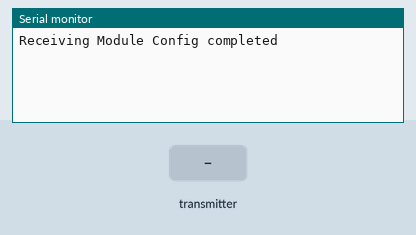
This sketch was run on a simulated Arduino Uno, built with avr-gcc and run on an emulated ATmega328P. Parts: the last lines printed to the serial monitor. The test bench sets the inputs (shaded band). No radio packets arrive unless stated.

Above: at 1.2 s.
1.3 s: the transmitter starts sending fanOn = 0
At 1.37 s:
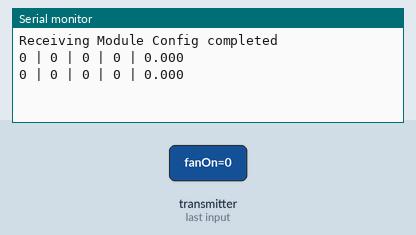
3.2 s: the transmitter starts sending heatOn = 256
At 3.27 s:
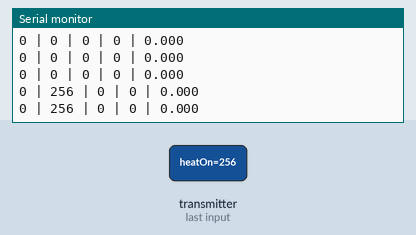
4.7 s: the transmitter starts sending coolOn = 256
At 4.71 s:
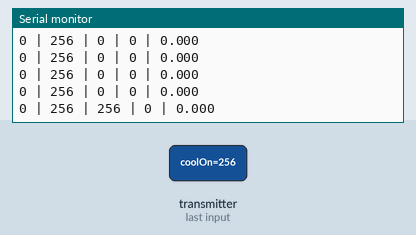
6.2 s: the transmitter starts sending heatOn = 1023
At 6.21 s:
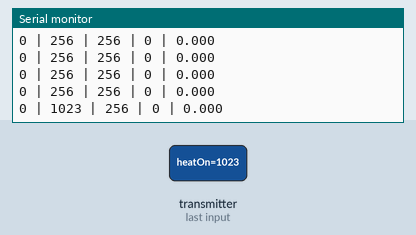
9.2 s: the transmitter starts sending auxHeatOn = 256
At 9.21 s:
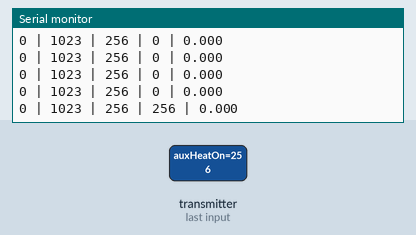
10.7 s: the transmitter starts sending temp = 25
At 10.72 s:
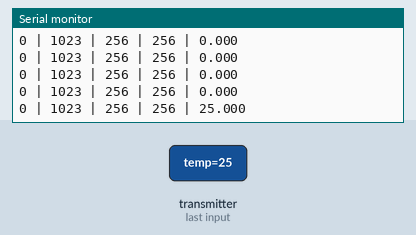
Timing chart, 0 to 13.2 s (numbered marks = the images above; inputs shaded):
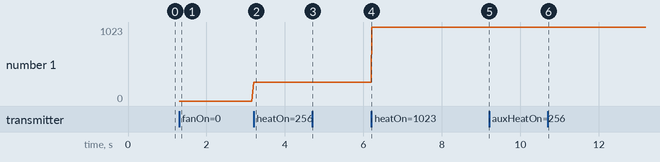

The sketch:

ThermostatMonitorReceiver.ino
```cpp
/*
 * NOTE: This starter code is from https://github.com/TMRh20/RF24/blob/master/examples/GettingStarted/GettingStarted.ino
 * Getting Started example sketch for nRF24L01+ radios
 * This is a very basic example of how to send data from one node to another
 * Updated: Dec 2014 by TMRh20
 */

#include <SPI.h>
#include "RF24.h"

bool isDebug = false;

//TODO: add this to the startup script to track the startup and shotdown times
struct DataCollection {
 int fanOn;
 int heatOn;
 int coolOn;
 int auxHeatOn;
 float temp;
 int statusCode;
 int valuesLogged;
};

/* Hardware configuration: Set up nRF24L01 radio on SPI bus plus pins 7 & 8 */
RF24 radio(7,8);
/**********************************************************/

byte moduleAddresses[][6] = {"send1","recd1"};

// Used to control whether this node is sending or receiving
bool role = 0;

void setup() {
  Serial.begin(115200);

  radio.begin();

  // Set the PA Level low to prevent power supply related issues since this is a
  // getting_started sketch, and the likelihood of close proximity of the devices. RF24_PA_MAX is default.
  radio.setPALevel(RF24_PA_LOW);

  // Open a writing and reading pipe on each radio, with opposite addresses
  radio.openWritingPipe(moduleAddresses[0]);
  radio.openReadingPipe(1,moduleAddresses[1]);

  // Start the radio listening for data
  radio.startListening();
  Serial.println("Receiving Module Config completed");
}

void loop() {

  /****************** Receive and consume data ***************************/

  if ( role == 0 ) {

    if( radio.available()){
      readData();
    }
  }

} // Loop

struct DataCollection readData() {
  DataCollection receivedData;

  while (radio.available()) {                                   // While there is data ready
    radio.read( &receivedData, sizeof(receivedData) );          // Get the payload
  }

  printData(receivedData);
}

void printData(struct DataCollection data) {

    String pipe = String(" | ");
    String fanStatusString = String("Fan On Status -> ");
    String fanStatus= String(data.fanOn, DEC);
    String fanCombo = String(fanStatus + pipe);
    String HeatStatusString = String("Heat On Status -> ");
    String HeatStatus = String(data.heatOn, DEC);
    String HeatCombo = String(HeatStatus + pipe);
    String ACStatusString = String("Cooling On Status -> ");
    String ACStatus = String(data.coolOn, DEC);
    String ACCombo = String(ACStatus + pipe);
    String AuxStatusString = String("Aux Heat On Status -> ");
    String AuxStatus = String(data.auxHeatOn);
    String AuxCombo = String(AuxStatus + pipe);
    String TempReadingString = String("Temperature (F) -> ");
    String TempReading = String(data.temp, 3);
    String TempCombo = String(TempReading);
    String dataToWrite = String(fanCombo + HeatCombo +  ACCombo + AuxCombo + TempCombo);
    Serial.println(dataToWrite);
}
```

Measured:
- after the input at 1.3 s, the serial monitor: prints a new line at once (image 1)
- after the input at 3.2 s, the serial monitor: prints a new line at once (image 2)
- after the input at 4.7 s, the serial monitor: prints a new line at once (image 3)
- after the input at 6.2 s, the serial monitor: prints a new line at once (image 4)
- after the input at 9.2 s, the serial monitor: prints a new line at once (image 5)
- after the input at 10.7 s, the serial monitor: prints a new line at once (image 6)
- plotted number 1: 0 → 256 after the input at 3.2 s, 256 → 1023 after the input at 6.2 s
